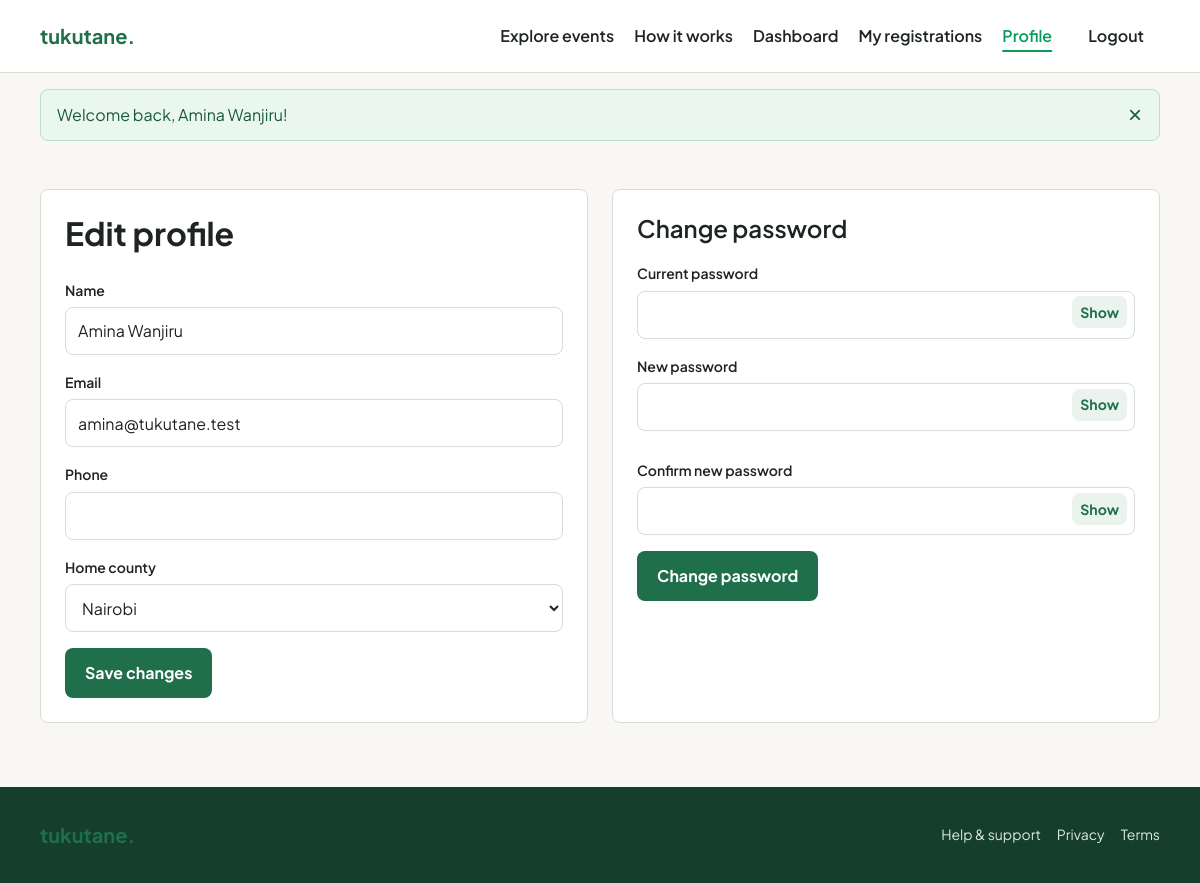
The page /public/?page=dashboard&action=profile (signed in) on the database its author committed.
### tables this page shows
CREATE TABLE users (
    id INT UNSIGNED AUTO_INCREMENT PRIMARY KEY,
    name VARCHAR(100) NOT NULL,
    email VARCHAR(150) NOT NULL UNIQUE,
    phone VARCHAR(20) NOT NULL,
    password_hash VARCHAR(255) NOT NULL,
    role ENUM('attendee', 'admin') NOT NULL DEFAULT 'attendee',
    region_id INT UNSIGNED NULL,
    created_at TIMESTAMP NOT NULL DEFAULT CURRENT_TIMESTAMP,
    CONSTRAINT fk_users_region FOREIGN KEY (region_id)
        REFERENCES regions(id) ON UPDATE CASCADE ON DELETE SET NULL
);

CREATE TABLE regions (
    id INT UNSIGNED AUTO_INCREMENT PRIMARY KEY,
    name VARCHAR(100) NOT NULL UNIQUE
);

### app/controllers/DashboardController.php (called while the page is built, shortened)
<?php
class DashboardController
{
    public function profile(): void
    {
        $user=$this->users->findById((int)currentUser()['id']);
        $regions=$this->regions->all();
        require APP_ROOT.'/app/views/dashboard/profile.php';
    }
}

### app/helpers/functions.php (called while the page is built, shortened)
<?php
function e(mixed $value): string
{
    return htmlspecialchars((string) $value, ENT_QUOTES, 'UTF-8');
}

### app/helpers/auth.php (called while the page is built, shortened)
<?php
function currentUser(): ?array
{
    return $_SESSION['user'] ?? null;
}

### app/models/User.php (called while the page is built, shortened)
<?php
class User
{
    public function findById(int $id): ?array
    {
        $statement = $this->pdo->prepare('SELECT * FROM users WHERE id=:id LIMIT 1');
        $statement->execute(['id' => $id]);
        $row = $statement->fetch();
        return $row ?: null;
    }
}

### app/models/Region.php (called while the page is built, shortened)
<?php
class Region
{
    public function all(): array
    {
        return $this->pdo->query('SELECT id, name FROM regions ORDER BY name')->fetchAll();
    }
}

### app/views/dashboard/profile.php (the view, shortened to what this page needs)
<?php
$title='Profile';require APP_ROOT.'/app/views/layouts/header.php';
$profileOld=$_SESSION['old_input']??$user;unset($_SESSION['old_input']);
?>
<section class="dashboard-section"><div class="container profile-grid">
<form class="form-card" method="post" action="<?=e(BASE_URL)?>/?page=dashboard&amp;action=updateProfile">
<h1>Edit profile</h1><input type="hidden" name="csrf_token" value="<?=e(csrfToken())?>">
<div class="form-field"><label for="name">Name</label><input id="name" name="name" required maxlength="100" value="<?=e($profileOld['name']??'')?>"></div>
<div class="form-field"><label for="email">Email</label><input id="email" value="<?=e($user['email'])?>" readonly></div>
<div class="form-field"><label for="phone">Phone</label><input id="phone" name="phone" type="tel" required maxlength="20" value="<?=e($profileOld['phone']??'')?>"></div>
<div class="form-field"><label for="region">Home county</label><select id="region" name="region_id" required><?php foreach($regions as $region):?><option value="<?=(int)$region['id']?>" <?=(string)$region['id']===(string)($profileOld['region_id']??'')?'selected':''?>><?=e($region['name'])?></option><?php endforeach;?></select></div>
<button class="button button-primary" type="submit">Save changes</button></form>
<form class="form-card" method="post" action="<?=e(BASE_URL)?>/?page=dashboard&amp;action=changePassword">
<h2>Change password</h2><input type="hidden" name="csrf_token" value="<?=e(csrfToken())?>">
<div class="form-field"><label for="current_password">Current password</label><input id="current_password" name="current_password" type="password" required></div>
<div class="form-field"><label for="new_password">New password</label><input id="new_password" name="new_password" type="password" minlength="8" required></div>
<div class="form-field"><label for="new_password_confirmation">Confirm new password</label><input id="new_password_confirmation" name="new_password_confirmation" type="password" minlength="8" required></div>
<button class="button button-primary" type="submit">Change password</button></form>
</div></section><?php require APP_ROOT.'/app/views/layouts/footer.php'; ?>

### public/css/main.css (style rules this page uses)
:root { --primary: #1F6F4A; --accent: #F2A93B; --background: #F8F7F3; --text: #1E2420; --border: #D9DDD8; --success: #2E8B57; --warning: #E0A100; --error: #C62828; --info: #2F6FB3; --white: #FFFFFF; --color-nav-active: #079C5C; --shadow: 0 8px 24px rgba(30, 36, 32, 0.08); }
* { box-sizing: border-box; }
html { scroll-behavior: smooth; }
body { margin: 0; font-family: "Plus Jakarta Sans", sans-serif; font-size: 16px; line-height: 1.6; color: var(--text); background: var(--background); }
.container { width: min(1120px, calc(100% - 32px)); margin-inline: auto; }
.nav-button, .button { min-height: 48px; display: inline-flex; align-items: center; justify-content: center; padding: 12px 20px; border: 0; border-radius: 8px; font: inherit; font-weight: 700; text-decoration: none; cursor: pointer; }
.button-primary { background: var(--primary); color: var(--white); }
h1, h2, h3 { line-height: 1.2; margin-top: 0; }
h1 { font-size: 32px; font-weight: 700; }
h2 { font-size: 24px; font-weight: 600; }
.search-field label, .form-field label { font-size: 14px; font-weight: 600; }
input, select { width: 100%; min-height: 48px; border: 1px solid var(--border); border-radius: 8px; background: var(--white); color: var(--text); padding: 10px 12px; font: inherit; }
.form-field { display: grid; gap: 6px; margin-bottom: 16px; }
.dashboard-section { padding: 48px 0 64px; }
.profile-grid { display: grid; gap: 24px; }
.form-card { padding: 24px; border: 1px solid var(--border); border-radius: 8px; background: var(--white); }
.form-field, .search-field { position: relative; }
.password-input { padding-right: 72px; }
@media (min-width: 700px) { .container { width: min(1120px, calc(100% - 48px)); } }
@media (min-width: 700px) { .profile-grid { grid-template-columns: repeat(2, 1fr); } }

### rows shown on the page
users: name "Amina Wanjiru", email "amina@tukutane.test", region_id "Nairobi"

### other values the page prints
$flash['message'] "Welcome back, Amina Wanjiru!"
